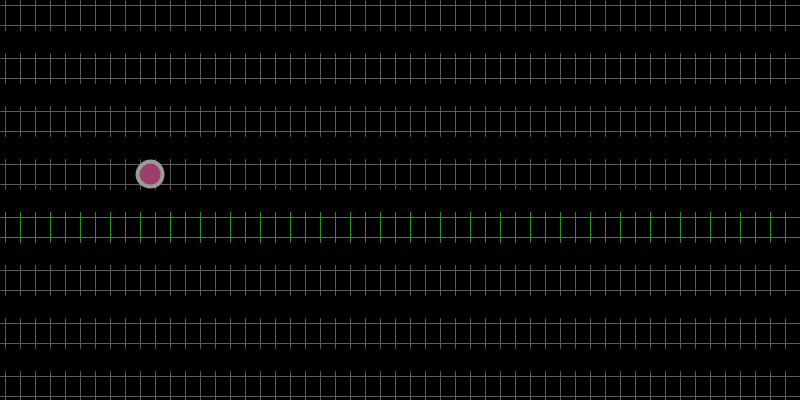
Frame 1 (no input)
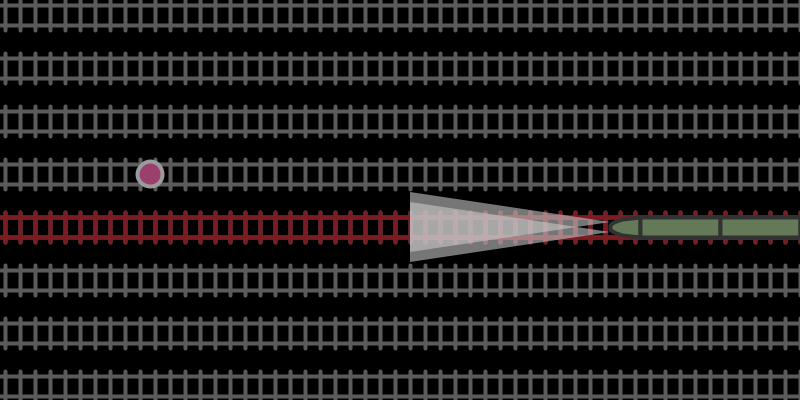
Frame 60 (the mouse pressed at the canvas centre just before this capture)
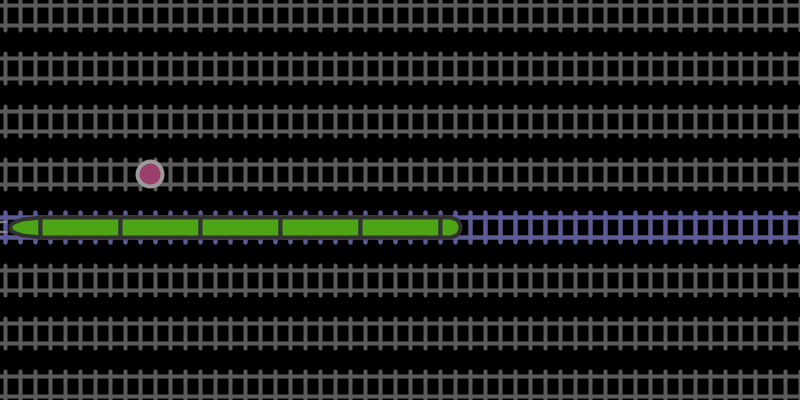
Frame 120 (the mouse held since frame 60 and released just before this capture)

The Processing sketch that drew these frames (run headless with seeded random() and noise(); from frame 60 on, the mouse is pressed at the canvas centre):

// Processing sketch: Rainbow_Train
// ── Rainbow_Train.pde
//Rainbow Train

//Inspired by the "Borderlands 3 DLC: 'Psycho Krieg and the Fantastic Fustercluck'"

//global variables
  //train
float trainX = 1200; 
float trainY;
int trainRan = (int)random(0,7);
float speed = 10;
  //player
float playerX = 150; 
float playerY = 15+53*3;
    //controls
boolean aDown = false;
boolean dDown = false;
  //gameplay stuff
boolean reset = false;

void setup(){
  size(800,400);
  frameRate(30);
}

void draw(){
  background(0);
  for(int n = 0; n < 8; ++n){ //spawn them tracks!
    stroke(150);
    trainTracks(15+(n*53));
    if(n == trainRan){
      stroke(random(0,255),random(0,255),random(0,255));
      trainTracks(15+(n*53));
    }
  }
  //player
  player(playerX,playerY);
  controls();
  //fog
  rectMode(CENTER);
  noStroke();
  fill(0,100);
  rect(width/2,height/2,800,400);
  //train
  trainSpawn();
}

void player(float x, float y){
  strokeWeight(4);
  stroke(255);
  fill(255,105,180);
  circle(x,y,25);
}

void trainSpawn(){
  //train, chugga, chugga, chugga
  trainY = 15+(trainRan*53);
  rainbowTrain(trainX,trainY,0.4);
  trainX -= speed;
}

void trainRespawn(float x, float size){
  if(x+1125*size <= 0){
    trainX = 1200;
    trainRan = (int)random(0,7);
    if(speed <= 79){ //controls upper limit of speed
      speed += 1;
    }
  }
}

void trainTracks(float y){
  //t-t-t-t-train traaacks!!!
  line(0,y-10,width,y-10);
  line(0,y+10,width,y+10);
  //vertical lines
  for(int n = 0; n < 54; ++n){
    line(5+(n*15),y-15,5+(n*15),y+15);
  }
}

void rainbowTrain(float trainX, float trainY, float size){
  //let's draw!
    //lights
  noStroke();
  fill(200,150);
  beginShape();
  vertex(trainX,trainY-5);
  vertex(trainX-200,trainY-35);
  vertex(trainX-200,trainY+25);
  endShape(CLOSE);
  beginShape();
  vertex(trainX,trainY+5);
  vertex(trainX-200,trainY-25);
  vertex(trainX-200,trainY+35);
  endShape(CLOSE);
  //train
  strokeWeight(4);
  stroke(50);
  fill(random(0,255),random(0,255),random(0,255));
    //front bit
  beginShape();
  vertex(trainX,trainY);
  vertex(trainX,trainY-5*size);
  vertex(trainX+5*size,trainY-10*size);
  vertex(trainX+15*size,trainY-15*size);
  vertex(trainX+30*size,trainY-20*size);
  vertex(trainX+75*size,trainY-25*size);
  vertex(trainX+75*size,trainY+25*size);
  vertex(trainX+30*size,trainY+20*size);
  vertex(trainX+15*size,trainY+15*size);
  vertex(trainX+5*size,trainY+10*size);
  vertex(trainX,trainY+5*size);
  endShape(CLOSE);
    //carriages
  rectMode(CORNERS);
  rect(trainX+75*size,trainY-25*size,trainX+275*size,trainY+25*size);
  rect(trainX+275*size,trainY-25*size,trainX+475*size,trainY+25*size);
  rect(trainX+475*size,trainY-25*size,trainX+675*size,trainY+25*size);
  rect(trainX+675*size,trainY-25*size,trainX+875*size,trainY+25*size);
  rect(trainX+875*size,trainY-25*size,trainX+1075*size,trainY+25*size);
    //back bit
  beginShape();
  vertex(trainX+1075*size,trainY-25*size);
  vertex(trainX+1100*size,trainY-25*size);
  vertex(trainX+1115*size,trainY-20*size);
  vertex(trainX+1120*size,trainY-15*size);
  vertex(trainX+1125*size,trainY-5*size);
  vertex(trainX+1125*size,trainY+5*size);
  vertex(trainX+1120*size,trainY+15*size);
  vertex(trainX+1115*size,trainY+20*size);
  vertex(trainX+1100*size,trainY+25*size);
  vertex(trainX+1075*size,trainY+25*size);
  endShape(CLOSE);
  trainRespawn(trainX,size);
}

void controls(){
  if(aDown){
    playerX = playerX -10;
  }
  if(dDown){
    playerX = playerX +10;
  }
}

void keyPressed(){
  if (key == 'A' || key == 'a' || keyCode == LEFT){
    aDown = true;
  }
  else if(key == 'D' || key == 'd' || keyCode == RIGHT){
    dDown = true;
  }
  if(playerY != 15){
    if(key == 'W' || key == 'w' || keyCode == UP){
      playerY = playerY -53;
    }
  }
  if(playerY != 15+(53*7)){
    if(key == 'S' || key == 's' || keyCode == DOWN){
      playerY = playerY +53;
    }
  }
  if(key == 'r' || key == 'R'){
    reset = true;
  }
}
void keyReleased(){
  if (key == 'A' || key == 'a' || keyCode == LEFT){
    aDown = false;
  }
  else if(key == 'D' || key == 'd' || keyCode == RIGHT){
    dDown = false;
  }

}
